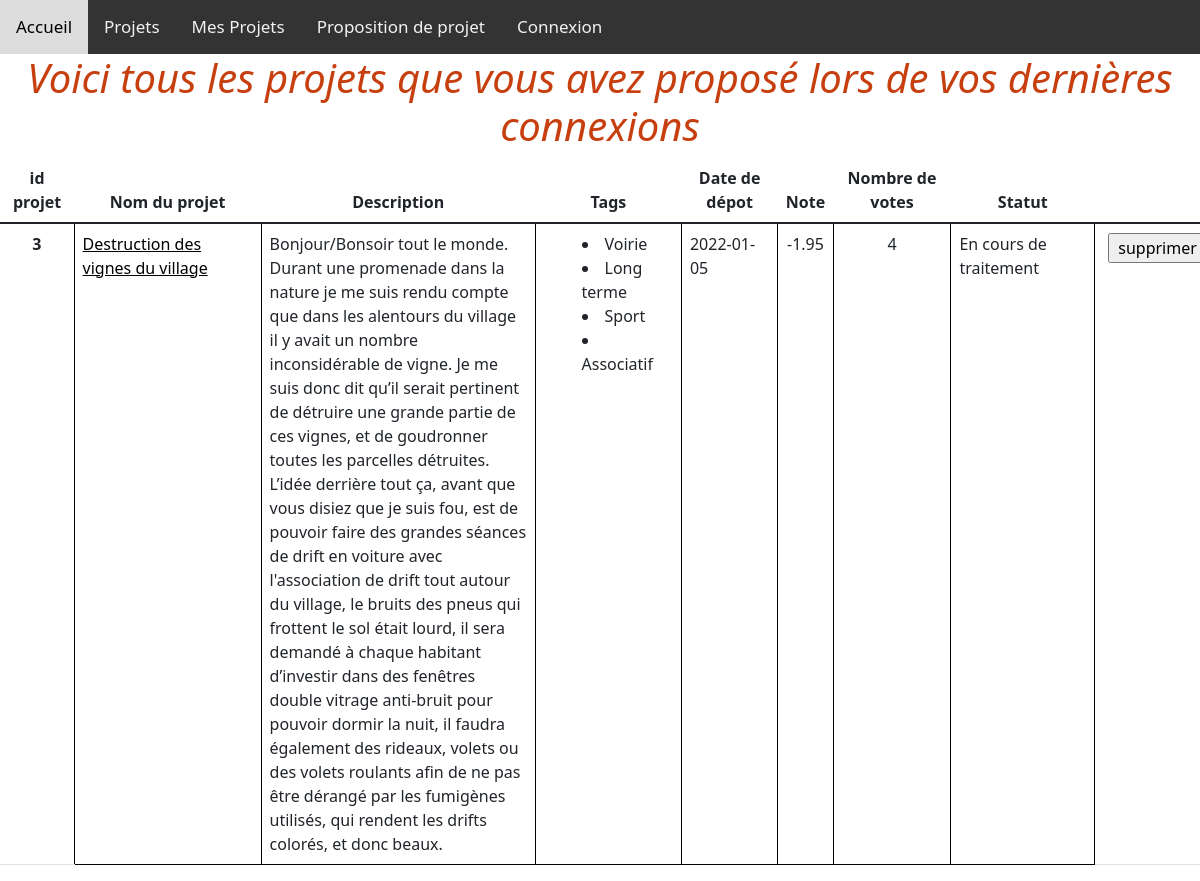
The page /mes_projets (signed in) on the database its author committed.
### tables this page shows
CREATE TABLE projet
(
  projet_id INTEGER PRIMARY KEY NOT NULL,
  nom VARCHAR(100) NOT NULL,
  description VARCHAR(100000) NOT NULL,
  tag_1 INTEGER,
  tag_2 INTEGER,
  tag_3 INTEGER,
  tag_4 INTEGER,
  tag_5 INTEGER,
  createur_id INTEGER NOT NULL,
  date_de_debut DATE NOT NULL,
  statut INTEGER NOT NULL,
  note_id INTEGER,
  FOREIGN KEY (note_id) REFERENCES note(note_id),
  FOREIGN KEY (tag_1) REFERENCES tag(tag_id), 
  FOREIGN KEY (tag_2) REFERENCES tag(tag_id),
  FOREIGN KEY (tag_3) REFERENCES tag(tag_id),
  FOREIGN KEY (tag_4) REFERENCES tag(tag_id),
  FOREIGN KEY (tag_5) REFERENCES tag(tag_id),  
  FOREIGN KEY (createur_id) REFERENCES utilisateur(utilisateur_id)
);

CREATE TABLE tag
(
  tag_id INTEGER NOT NULL PRIMARY KEY,
  nom VARCHAR(100) NOT NULL
);

CREATE TABLE note
(
  note_id INTEGER NOT NULL PRIMARY KEY,
  valeur REAL NOT NULL
);

### app.py (the view)
@app.route("/mes_projets", methods = ['GET']) # la liste de nos projets
def own_project():
    if not session.get("id"): #vérifie que le visiteur est connecté
        return redirect("/connexion")
    db = get_db()
    c = db.cursor()
    projet = c.execute("SELECT * FROM projet WHERE createur_id = "+str(session["id"])).fetchall()
    notation = c.execute("SELECT valeur FROM note JOIN projet ON projet.note_id = note.note_id WHERE createur_id = "+str(session["id"])).fetchall()
    nmb_Vote = c.execute("SELECT COUNT(*),projet.projet_id FROM vote JOIN projet ON vote.projet_id = projet.projet_id WHERE projet.createur_id = "+str(session["id"])+" GROUP BY projet.projet_id ").fetchall()
    p_id = c.execute("SELECT projet_id FROM projet WHERE createur_id = "+str(session["id"])).fetchall() # récupération des informations sur les projets
    nb_vote_totaux = nb_vote(nmb_Vote,p_id)
    tmp = []
    for element in nb_vote_totaux: # on garde uniquement les notes des projets, pas les indices
        note, id = element
        tmp.append(note)
    nb_vote_totaux = tmp
    tags = []
    statut = []
    taille = [k for k in range (0,len(projet))]
    for proj in projet:
        tag = []
        if proj[10] == 0:
            statut.append("En cours de traitement")
        else:
            statut.append("Votre projet a été étudié par la mairie")
        for k in range (3,8): #on récupère les tags
            pas = proj[k]
            if pas != None:
                t = c.execute("SELECT tag.nom FROM tag JOIN projet ON tag.tag_id =" + str(pas)).fetchall()
                tag.append(t[0][0])
        tags.append(tag)
    return render_template('mes_projets.html', projet = projet,N = taille, tags = tags, statut = statut, note = notation, nmb_vote = nb_vote_totaux)

### app.py (called while the page is built)
def get_db():
    db = getattr(g, '_database', None)
    if db is None:
        db = g._database = sqlite3.connect(DATABASE)
    return db

@app.teardown_appcontext
def close_connection(exception):
    db = getattr(g, '_database', None)
    if db is not None:
        db.close()

### templates/mes_projets.html (shortened to what this page needs)
{% extends "layout.html" %}
{% block body %}
<h1>
    Voici tous les projets que vous avez proposé lors de vos dernières connexions
</h1>
<table class="table">
    <thead>
        <tr>
            <th scope="col">id projet</th>
            <th scope="col">Nom du projet</th>
            <th scope="col">Description</th>
            <th scope="col">Tags</th>
            <th scope="col">Date de dépot</th>
            <th scope="col">Note</th>
            <th scope="col">Nombre de votes</th>
            <th scope="col">Statut</th>
            <th id="secret" scope="col">Annulation</th>
        </tr>
    </thead>
    <tbody>
    {% for k in N %}
        <tr>
            <th scope="row">{{projet[k][0]}}</th>
            <td>
                <a href="projet/{{projet[k][0]}}" title="{{projet[k][1]}}">{{projet[k][1]}}</a>
            </td>
            <td class="header">
                {{projet[k][2]}}
            </td>
            <td>
                {% for t in tags[k]  %}
                    <li>
                        {{t}}
                    </li>
                {% endfor %}
            </td>
            <td>
                {{projet[k][9]}}
            </td>
            <td class="nombre">
                {{note[k][0]}}
            </td>
            <td class="nombre">
                {{nmb_vote[k]}}
            </td>
            <td class="statut">
                {{statut[k]}}
            </td>
            <th>
                {% if statut[k] == "En cours de traitement" %}
                    <div class="form1">
                        <form id="form2" action="/delete" method="post">
                            <input class="champ" type="submit" value="supprimer">
                        </form>
                    </div>
                {% endif %}
            </th>
        </tr>
    {% endfor %}
    </tbody>
</table>
{% endblock %}

### rows shown on the page
projet: projet_id "3", nom "Destruction des vignes du village", description "Bonjour/Bonsoir tout le monde. Durant une promenade dans la nature je me suis rendu compte que dans les alentours du village il y avait un nombre inconsidérable de vigne. Je me suis donc dit qu’il serait pertinent de détruire une grande partie de ces vignes, et de goudronner toutes les parcelles détruites. L’idée derrière tout ça, avant que vous disiez que je suis fou, est de pouvoir faire des grandes séances de drift en voiture avec l'association de drift tout autour du village, le bruits des pneus qui frottent le sol était lourd, il sera demandé à chaque habitant d’investir dans des fenêtres double vitrage anti-bruit pour pouvoir dormir la nuit, il faudra également des rideaux, volets ou…", date_de_debut "2022-01-05"
tag: nom "Voirie"
tag: nom "Long terme"
tag: nom "Sport"
tag: nom "Associatif"
note: valeur "-1.95"

### other values the page prints
{{ nmb_vote[k] }} "4"
{{ statut[k] }} "En cours de traitement"
